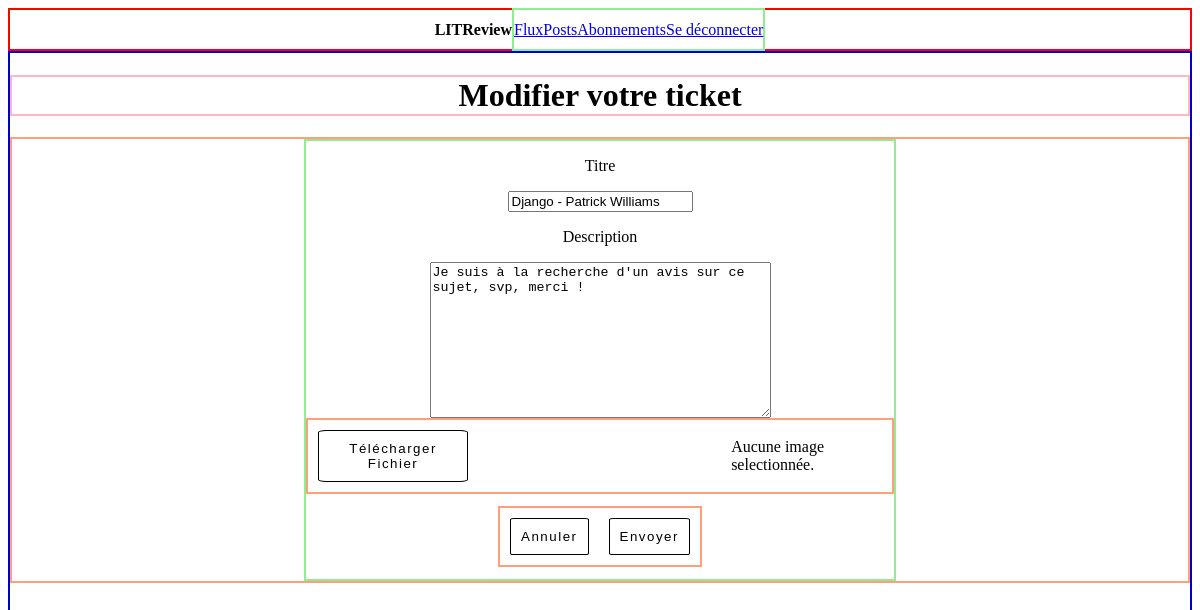
The page /ticket/4/edit/ (signed in) on the database its author committed.
### ticket/models.py (models this page shows)
class Ticket(models.Model):
    title = models.CharField(max_length=128)
    description = models.TextField(max_length=2048, blank=True)
    user = models.ForeignKey(to=settings.AUTH_USER_MODEL, on_delete=models.CASCADE)
    image = models.ImageField(null=True, blank=True,upload_to='ticket_images/')
    time_created = models.DateTimeField(auto_now_add=True)

### ticket/views.py (the view, shortened to what this page needs)
# urls.py: path('ticket/<int:ticket_id>/edit/', ticket_views.EditTicket.as_view(), name='edit_ticket'),
class EditTicket(View):
    @method_decorator(login_required(login_url='/auth/'))
    def get(self, request, ticket_id):
        ticket = Ticket.objects.get(id=ticket_id)
        form = TicketForm(instance=ticket)
        return render(request, 'ticket/create_ticket.html', context={'form': form, 'edit': True})

### ticket/forms.py
class TicketForm(forms.ModelForm):
    class Meta:
        model = Ticket
        fields = ['title', 'description', 'image', 'user', 'id']
        widgets = {
            'image': forms.FileInput(attrs={'style': 'visibility:hidden'})
        }

### ticket/templates/ticket/create_ticket.html (shortened to what this page needs)
{% extends 'base_logged_in.html' %}
{% load static %}
{% block additional_css %}
<link rel="stylesheet" href="{% static 'ticket/ticket.css' %}"/>
{% endblock %}
{% block content %}
<h1 class="title">
    {% if edit %}
    Modifier votre ticket
    {% else %}
    Créer une ticket
    {% endif %}
</h1>
<div class="row__display">
    <form method="POST" class="vertical__dispay" enctype="multipart/form-data">
        <p>Titre</p>
        {{form.title}}
        <p>Description</p>
        {{form.description}}
        <div class="row__display">
            <button type="button" class="button"
                    onclick="document.getElementById('id_image').click()">
                Télécharger Fichier
            </button>
            <p id="selected_image">Aucune image selectionnée.</p>
        </div>
        <div class="row__display">
            <a href="javascript:history.go(-1)">
                <button type="button" class="button">Annuler</button>
            </a>
            <button type="submit" class="button">Envoyer</button>
        </div>
    </form>
</div>
{% endblock %}

### static/base.css (style rules this page uses)
.row__display { border: 2px solid lightsalmon; display: flex; flex-direction: row; align-items: center; justify-content: center; }
.vertical__dispay { border: 2px solid lightgreen; display: flex; flex-direction: column; width: 50%; align-items: center; margin: auto; }
.global__margin__bottom, div { margin-bottom: 2%; }
.title { border: 2px solid lightpink; text-align: center; }
.button { border: 1px solid black; color: black; background-color: white; padding: 10px; text-align: center; letter-spacing: 1.5px; border-radius: 5%; margin: 10px; transition: 0.7s; }

### ticket/static/ticket/ticket.css (style rules this page uses)
.title { text-align: center; }

### rows shown on the page
Ticket: title "Django - Patrick Williams", description "Je suis à la recherche d'un avis sur ce sujet, svp, merci !"
